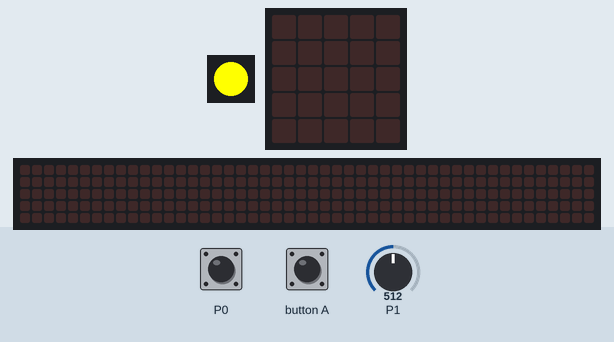
This program was run on a simulated Calliope mini (MakeCode). Shown: 1 RGB LEDs in strip order, left to right, the board's 5×5 LED display, a strip that is not on the board, showing the scrolling text unrolled. The inputs (shaded band) are chosen by the test bench; at power-on: P0 LOW, P1 = 512 (analog values on the 0–1023 scale). The 48×5 strip is a reading aid, not a part: it shows the text the display is scrolling, unrolled, one strip-width of it at a time.

Above: at 1.2 s.
1.3 s: P0 pulled HIGH for 0.15 s
At 1.37 s:
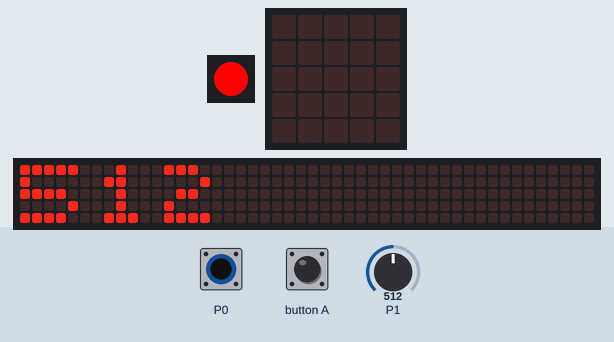
4.3 s: button A pressed for 0.15 s
At 5.12 s:
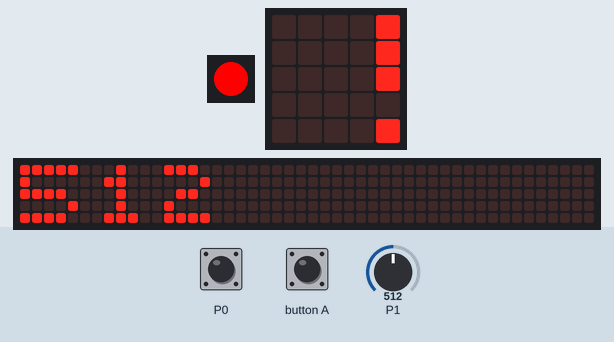
7.4 s: P0 pulled HIGH for 3.2 s
At 10.64 s:
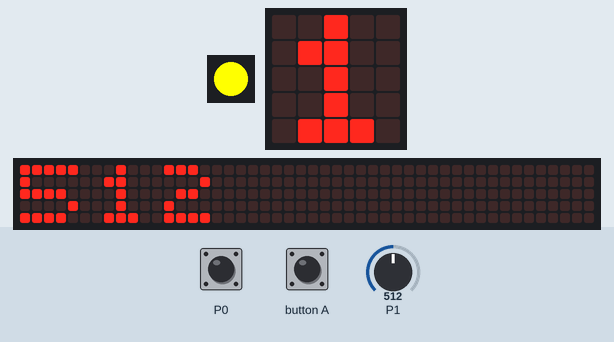
13.6 s: P0 pulled HIGH for 3.2 s
At 19.5 s:
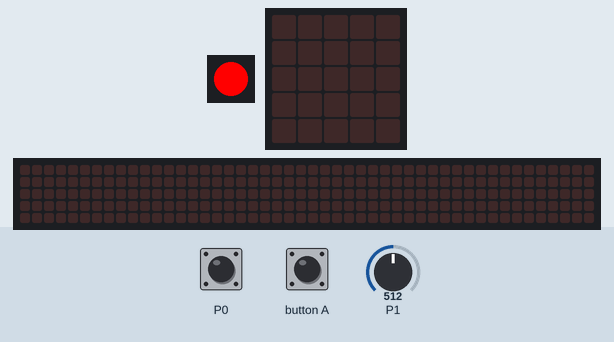
19.8 s: button A pressed for 0.15 s
At 23.32 s:
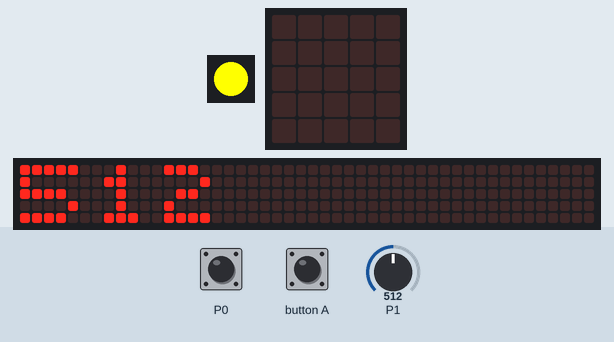
Timing chart, 0 to 23.8 s (numbered marks = the images above; inputs shaded):
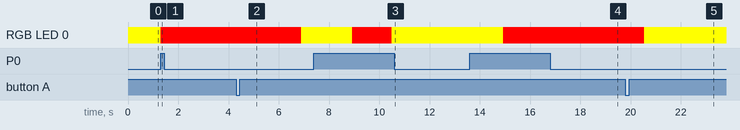

The program:

main.ts
```typescript
function lesenUndAnzeigenA1 () {
    // Messe den analogen Wert am Port P1
    feuchtigkeit = pins.analogReadPin(AnalogPin.P1)
    // Entscheide basierend auf dem Feuchtigkeitswert, welche Farbe die LED haben soll
    if (feuchtigkeit <= 8) {
        // Blau
        basic.setLedColor(0x0000FF)
    } else if (feuchtigkeit > 400) {
        // Rot
        basic.setLedColor(0xFF0000)
    } else {
        // Grün
        basic.setLedColor(0x00FF00)
    }
    // Zeige den Feuchtigkeitswert auf dem Display
    basic.showNumber(feuchtigkeit)
    // Warte 2 Sekunden
    basic.pause(2000)
    cls()
}
// Definiere einen Event-Handler für Button A
input.onButtonPressed(Button.A, function () {
    lesenUndAnzeigenA1()
})
function cls () {
    // Setze die LED zu Beginn auf Gelb
    basic.setLedColor(0xFFFF00)
    basic.showLeds(`
        . . . . .
        . . . . .
        . . . . .
        . . . . .
        . . . . .
        `)
}
let feuchtigkeit = 0
// Setze die LED zu Beginn auf Gelb
basic.setLedColor(0xFFFF00)
basic.forever(function () {
    if (pins.digitalReadPin(DigitalPin.P0) != 0) {
        lesenUndAnzeigenA1()
    }
})
```

test.ts
```typescript
// Hier kann man Tests durchführen; diese Datei wird nicht kompiliert, wenn dieses Paket als Erweiterung verwendet wird.
```

Measured:
- after the input at 1.3 s, RGB LED 0: RGB(255, 255, 0) → RGB(255, 0, 0) at once; the display: changes at once (image 1)
- after the input at 7.4 s, the display: first differs from a run without the input after 1.5 s (image 3 shows a later state)
- after the input at 13.6 s, RGB LED 0: RGB(255, 255, 0) → RGB(255, 0, 0) after 1.3 s; the display: first changes after 1.3 s (image 4 shows a later state)
- after the input at 19.8 s, the display: first changes after 0.15 s (image 5 shows a later state)
- what the display in image 5 shows lasts 0.5 s, from 23.1 s to 23.6 s
